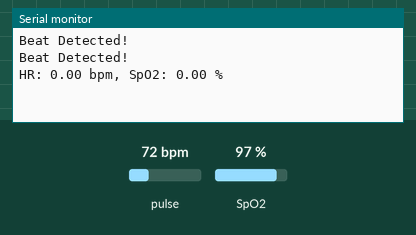
A sketch run on a simulated ESP8266 (NodeMCU). Parts: the last lines printed to the serial monitor. The inputs (shaded band) are chosen by the test bench; at power-on: pulse 72 bpm, SpO2 97 %. WiFi joins after 1.5 s; servers stay silent unless stated.

Above: at 3.0 s.
3.1 s: pulse set to 42 bpm
At 4.5 s:
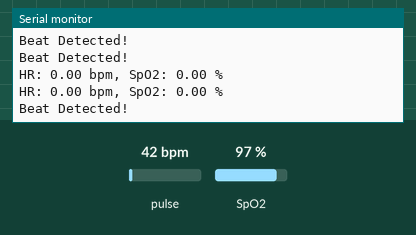
4.6 s: SpO2 set to 80 %
At 5.4 s:
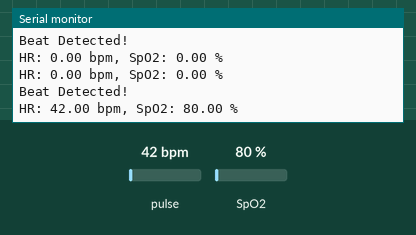
6.1 s: pulse set to 70 bpm
At 9.6 s:
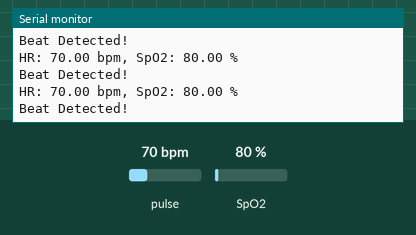
Timing chart, 0 to 11.1 s (numbered marks = the images above; inputs shaded):
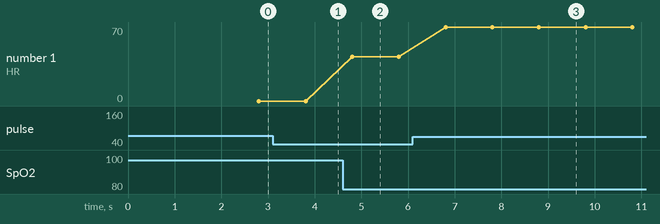

Measured:
- after the input at 4.6 s, the serial monitor: prints a new line after 0.20 s (image 2)
- after the input at 6.1 s, the serial monitor: prints a new line after 0.70 s (image 3)
- plotted number 1: 42 → 70 after the input at 6.1 s

The sketch:

main.ino
```cpp
#define BLYNK_TEMPLATE_ID "Enter_your_blynk_template_id"
#define BLYNK_TEMPLATE_NAME "Enter_your_blynk_template_name"
#define BLYNK_AUTH_TOKEN "Enter_your_blynk_auth_token" //auth token is available for a device created

#include <Wire.h>
#include "MAX30100_PulseOximeter.h"
#include <ESP8266WiFi.h>
#include <BlynkSimpleEsp8266.h>


char ssid[] = "enter_your_wifi_ssid";
char pass[] = "enter_your_wifi_password";

PulseOximeter pox;
float bpm, spo2;

#define HR_THRESHOLD 50
#define SPO2_THRESHOLD 92

BlynkTimer timer;

void onBeatDetected() {
  Serial.println("Beat Detected!");
}

void sendData() {
  bpm = pox.getHeartRate();
  spo2 = pox.getSpO2();

  Blynk.virtualWrite(V1, bpm);   // Heart rate to V1
  Blynk.virtualWrite(V2, spo2);  // SpO2 to V2

  if (bpm < HR_THRESHOLD) {
    Blynk.logEvent("low_heart_rate", "Heart rate is too low!");
  }

  if (spo2 < SPO2_THRESHOLD) {
    Blynk.logEvent("low_spo2", "Oxygen level is too low!");
  }

  Serial.print("HR: ");
  Serial.print(bpm);
  Serial.print(" bpm, SpO2: ");
  Serial.print(spo2);
  Serial.println(" %");
}

void setup() {
  Serial.begin(115200);
  Blynk.begin(BLYNK_AUTH_TOKEN, ssid, pass);
  Wire.begin();

  if (!pox.begin()) {
    Serial.println("Failed to initialize pulse oximeter");
    while (1);
  }

  pox.setIRLedCurrent(MAX30100_LED_CURR_7_6MA);
  pox.setOnBeatDetectedCallback(onBeatDetected);

  timer.setInterval(1000L, sendData);  // every 1 second
}

void loop() {
  Blynk.run();
  timer.run();
  pox.update();
}
```
